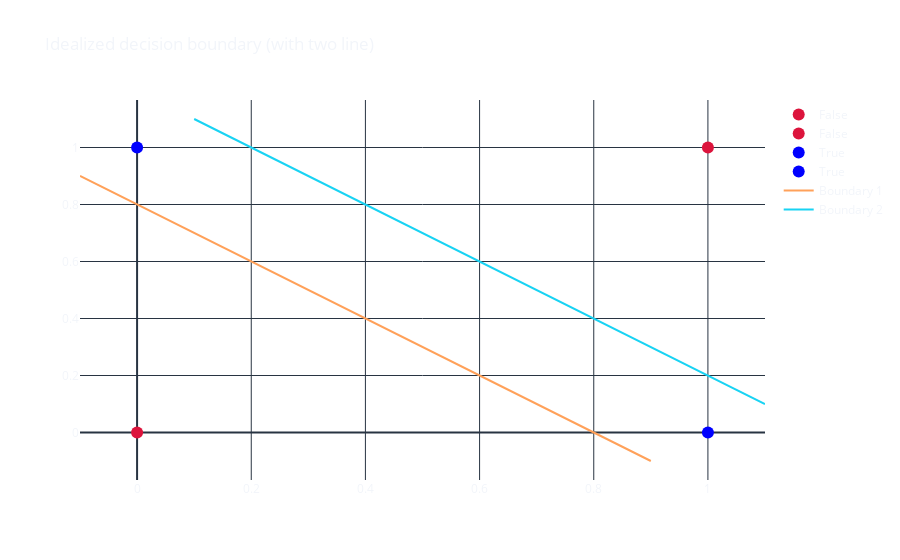

The notebook cell saved with this chart:
### Markdown cell above
The way to solve the XOR problem involves realizing that we can just stack two perceptrons. 

Two perceptrons stacked together can solve the XOR problem because the XOR function can be separated by a linear boundary in a higher-dimensional feature space.

The first perceptron maps the input values to a higher-dimensional space using a non-linear activation function such as the sigmoid or ReLU function, which introduces non-linearity into the model.

The output of the first perceptron is then used as input to the second perceptron, which can now learn a linear boundary to separate the inputs. By stacking two perceptrons together with a non-linear activation function in between, we can create a non-linear decision boundary that can separate the two classes in the XOR problem.

This is an example of how combining multiple perceptrons with non-linear activation functions can increase the complexity and flexibility of the model to solve non-linear problems.

### Code cell
x_line = np.linspace(0, 1, 500)

x = np.array([[0, 0], [0, 1], [1, 0], [1, 1]])
y = np.array([xor(*i) for i in x])

fig = go.Figure()

fig.add_trace(go.Scatter(
    x=[x[0][0]],
    y=[x[0][1]],
    marker=dict(color="crimson", size=12),
    mode="markers",
    name="False",
))

fig.add_trace(go.Scatter(
    x=[x[3][0]],
    y=[x[3][1]],
    marker=dict(color="crimson", size=12),
    mode="markers",
    name="False",
))

fig.add_trace(go.Scatter(
    x=[x[1][0]],
    y=[x[1][1]],
    marker=dict(color="blue", size=12),
    mode="markers",
    name="True",
))

fig.add_trace(go.Scatter(
    x=[x[2][0]],
    y=[x[2][1]],
    marker=dict(color="blue", size=12),
    mode="markers",
    name="True",
))

fig.add_trace(go.Scatter(x=x_line - 0.1, y=x_line[::-1] - 0.1, name='Boundary 1'))

fig.add_trace(go.Scatter(x=x_line + 0.1, y=x_line[::-1] + 0.1, name='Boundary 2'))

fig.update_layout(template='plotly_dark',
                  title='Idealized decision boundary (with two line)',
                  paper_bgcolor='rgba(0, 0, 0, 0)',
                  plot_bgcolor='rgba(0, 0, 0, 0)')
fig.show()

### Figure 1 — Plotly figure (JSON) as saved in the notebook; plotly's stock layout.template omitted (floating-point values rounded to 4 significant figures; data arrays with more than 128 entries replaced by an {"elided": "..."} marker saying what was removed)
{"data": [{"marker": {"color": "crimson", "size": 12}, "mode": "markers", "name": "False", "type": "scatter", "x": [0], "y": [0]}, {"marker": {"color": "crimson", "size": 12}, "mode": "markers", "name": "False", "type": "scatter", "x": [1], "y": [1]}, {"marker": {"color": "blue", "size": 12}, "mode": "markers", "name": "True", "type": "scatter", "x": [0], "y": [1]}, {"marker": {"color": "blue", "size": 12}, "mode": "markers", "name": "True", "type": "scatter", "x": [1], "y": [0]}, {"name": "Boundary 1", "type": "scatter", "x": {"elided": "500 float values"}, "y": {"elided": "500 float values"}}, {"name": "Boundary 2", "type": "scatter", "x": {"elided": "500 float values"}, "y": {"elided": "500 float values"}}], "layout": {"paper_bgcolor": "rgba(0, 0, 0, 0)", "plot_bgcolor": "rgba(0, 0, 0, 0)", "title": {"text": "Idealized decision boundary (with two line)"}}}
